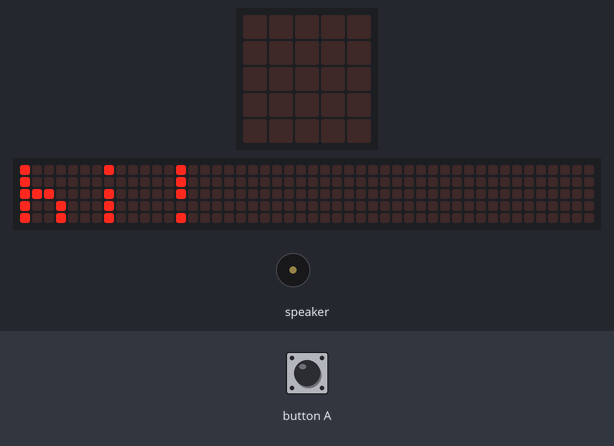
This program was run on a simulated Calliope mini (MakeCode). Parts: the board's 5×5 LED display, a strip that is not on the board, showing the scrolling text unrolled, buzzer (waves = sounding). Inputs (shaded band) come from the test bench. The 48×5 strip is a reading aid, not a part: it shows the text the display is scrolling, unrolled, one strip-width of it at a time.

Above: at 2.9 s.
4.9 s: button A pressed for 0.15 s
At 5.8 s:
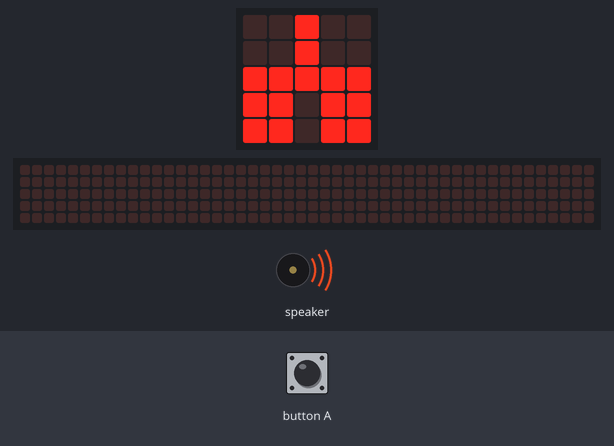
At 10.6 s:
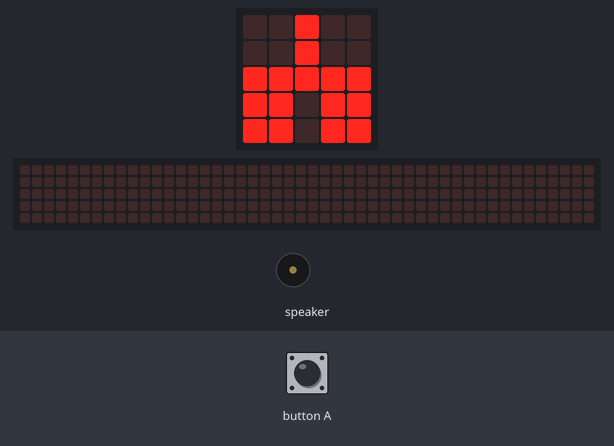
Timing chart, 0 to 11.6 s (numbered marks = the images above; inputs shaded):
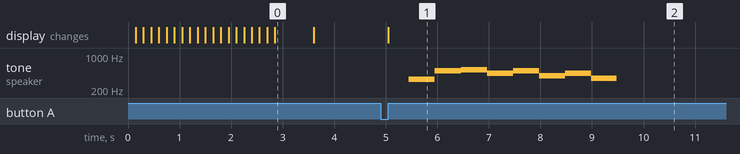

Measured:
- after the input at 4.9 s, tone on speaker: plays 330 Hz for 0.51 s, 494 Hz for 0.51 s, 523 Hz for 0.51 s, 440 Hz for 0.51 s, 494 Hz for 0.51 s, 392 Hz for 0.51 s … (8 notes in this stretch), starting after 0.55 s; the display: changes after 0.15 s (image 1)
- what the display in image 0 shows lasts 0.7 s, from 2.9 s to 3.6 s

The program:

main.ts
```typescript
input.onButtonEvent(Button.A, input.buttonEventClick(), function () {
    basic.showLeds(`
        . . # . .
        . . # . .
        # # # # #
        # # . # #
        # # . # #
        `)
    music.playMelody("E B C5 A B G A F ", 120)
})
basic.showString("hi!")
basic.forever(function () {

})
```

test.ts
```typescript
// Hier kann man Tests durchführen; diese Datei wird nicht kompiliert, wenn dieses Paket als Erweiterung verwendet wird.
```
